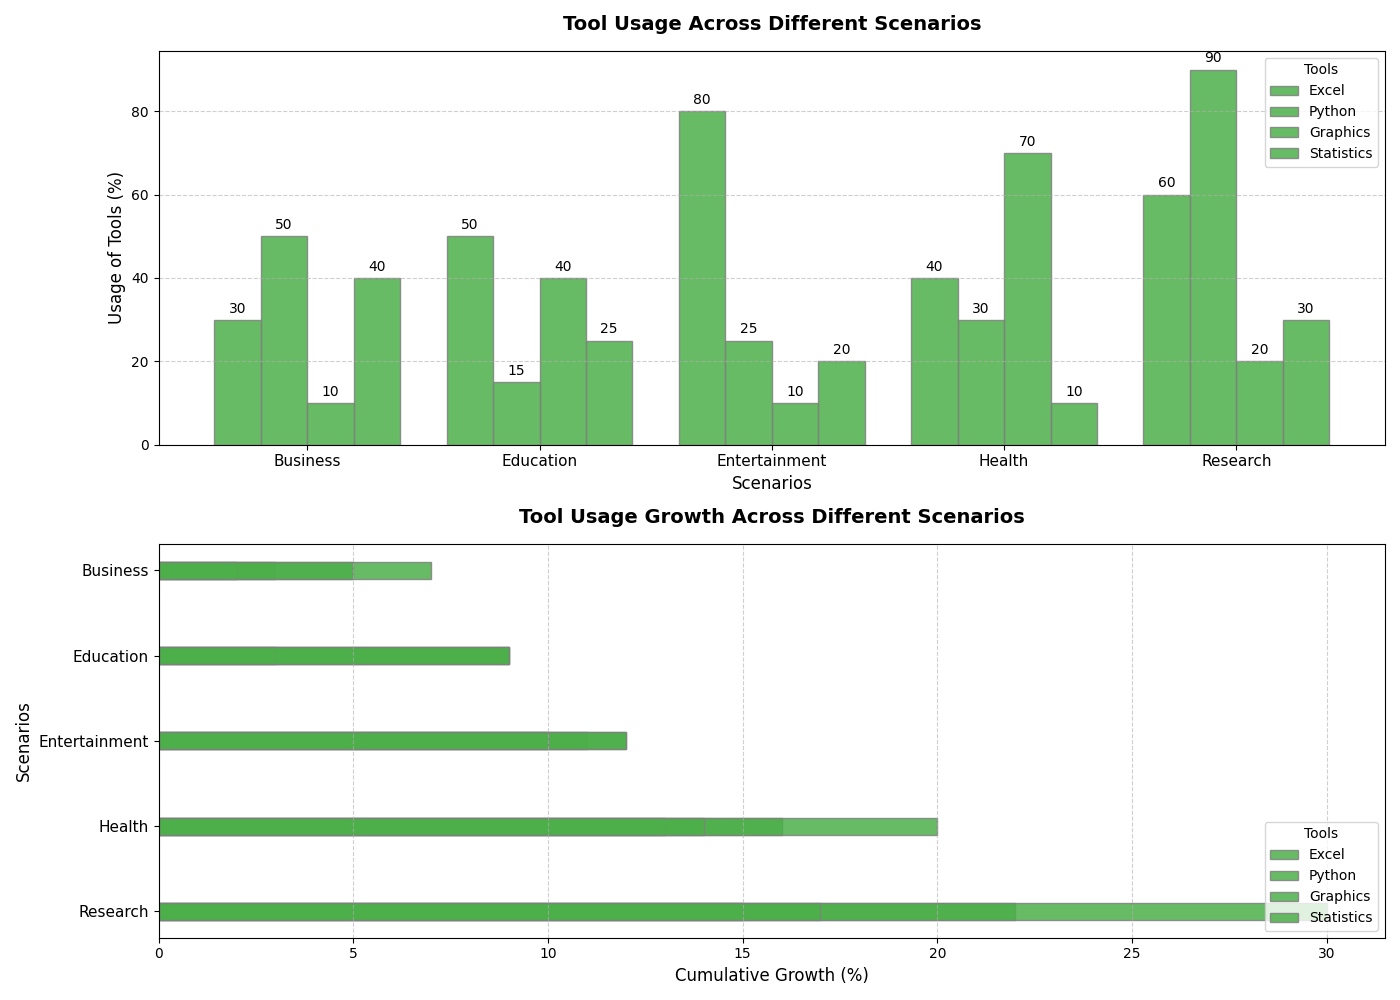

Python code for this plot:
import matplotlib.pyplot as plt
import numpy as np

scenarios = ['Business', 'Education', 'Entertainment', 'Health', 'Research']
categories = ['Excel', 'Python', 'Graphics', 'Statistics']

# Manually permuted data within groups
usage_data = np.array([
    [30, 50, 10, 40],
    [50, 15, 40, 25],
    [80, 25, 10, 20],
    [40, 30, 70, 10],
    [60, 90, 20, 30]
])

fig, (ax1, ax2) = plt.subplots(2, 1, figsize=(14, 10))

bar_width = 0.2
positions = np.arange(len(scenarios))
consistent_color = '#4daf4a'

for i in range(len(categories)):
    bars = ax1.bar(positions + i * bar_width, usage_data[:, i], bar_width, label=categories[i], color=consistent_color, edgecolor='gray', alpha=0.85)
    for bar in bars:
        height = bar.get_height()
        ax1.annotate(f'{height}', xy=(bar.get_x() + bar.get_width() / 2, height),
                     xytext=(0, 3), textcoords="offset points", ha='center', va='bottom', fontsize=10, color='black')

ax1.set_xlabel('Scenarios', fontsize=12)
ax1.set_ylabel('Usage of Tools (%)', fontsize=12)
ax1.set_title('Tool Usage Across Different Scenarios', fontsize=14, fontweight='bold', pad=15)
ax1.set_xticks(positions + 1.5 * bar_width)
ax1.set_xticklabels(scenarios, fontsize=11)
ax1.legend(title="Tools", fontsize=10, loc='upper right')
ax1.yaxis.grid(True, linestyle='--', alpha=0.6)

# Manually permuted data within groups
usage_growth = np.array([
    [3, 7, 2, 5],
    [6, 2, 1, 4],
    [2, 3, 9, 1],
    [5, 8, 1, 4],
    [6, 10, 2, 3]
])

cumulative_data = np.cumsum(usage_growth, axis=0)
for i in range(len(categories)):
    ax2.barh(positions, cumulative_data[:, i], bar_width, label=categories[i], color=consistent_color, edgecolor='gray', alpha=0.85)

ax2.set_xlabel('Cumulative Growth (%)', fontsize=12)
ax2.set_ylabel('Scenarios', fontsize=12)
ax2.set_title('Tool Usage Growth Across Different Scenarios', fontsize=14, fontweight='bold', pad=15)
ax2.set_yticks(positions)
ax2.set_yticklabels(scenarios, fontsize=11)
ax2.legend(title="Tools", fontsize=10, loc='lower right')
ax2.xaxis.grid(True, linestyle='--', alpha=0.6)
ax2.invert_yaxis()

plt.tight_layout()
plt.show()
